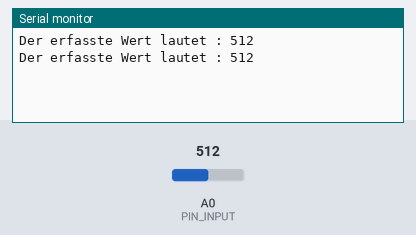
Simulated run of this sketch. Board: Arduino Uno, built with avr-gcc and run on an emulated ATmega328P. On the bench: the last lines printed to the serial monitor. The test bench sets the inputs (shaded band); at power-on: A0 (PIN_INPUT) = 512.

Above: at 1.8 s.
1.9 s: A0 (PIN_INPUT) set to 716
At 2.8 s:
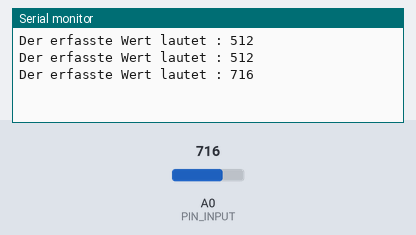
3.4 s: A0 (PIN_INPUT) set to 900
At 4.8 s:
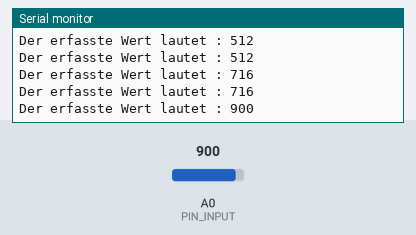
Timing chart, 0 to 6.4 s (numbered marks = the images above; inputs shaded):
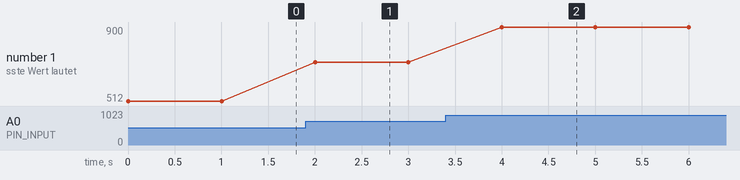

The sketch:

airquality.ino
```cpp
#define PIN_INPUT 0 // Pin number of input
int Sensorwert;

void setup(){
  Serial.begin(9600);
  pinMode( PIN_INPUT , INPUT);
}

void loop(){
  Sensorwert = analogRead(PIN_INPUT);
  Serial.print("Der erfasste Wert lautet : ");
  Serial.println(Sensorwert, DEC);
  Serial.println();

  delay(1000);
}
```

Measured:
- after the input at 1.9 s, the serial monitor: prints a new line after 0.10 s (image 1)
- after the input at 3.4 s, the serial monitor: prints a new line after 0.60 s (image 2)
- plotted number 1: 512 → 716 after the input at 1.9 s, 716 → 900 after the input at 3.4 s
